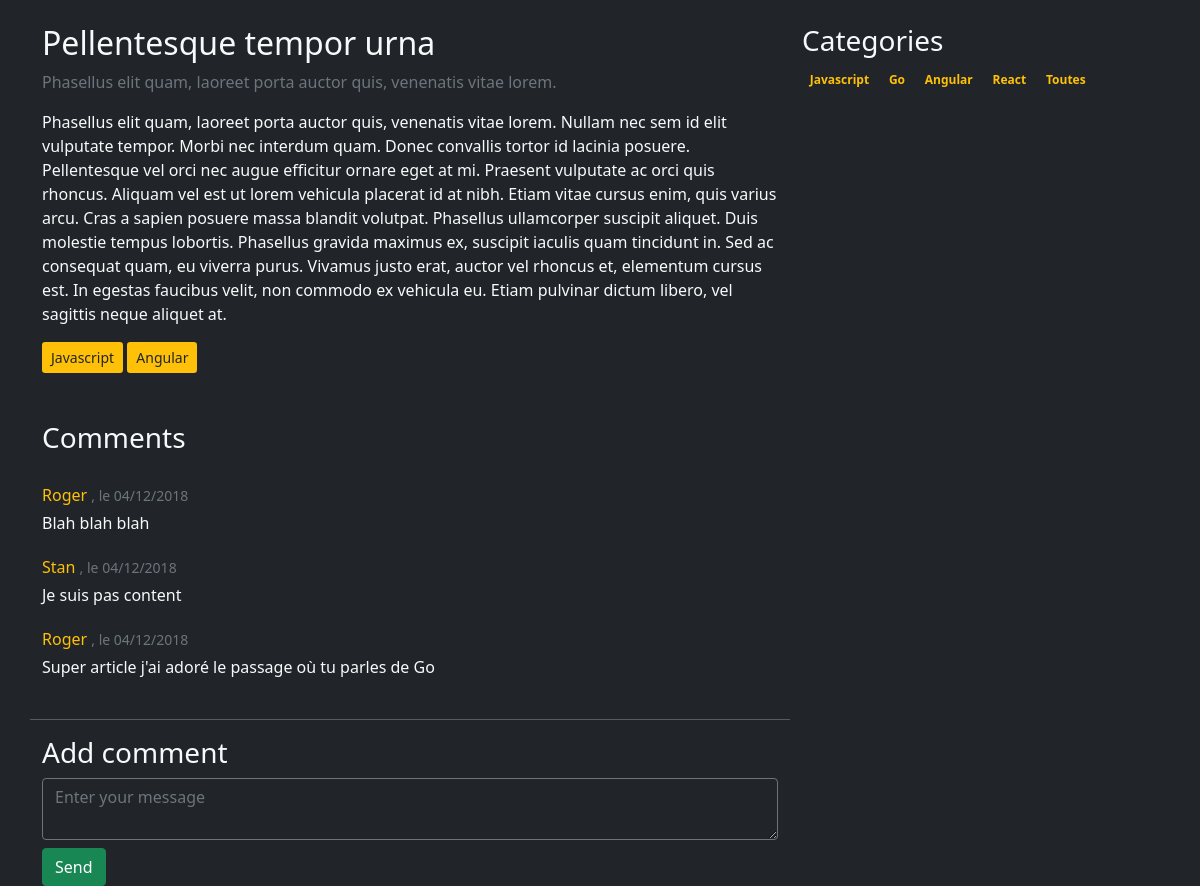
Page /problem/web/article.php?id=2 on the committed database.
### tables this page shows
CREATE TABLE IF NOT EXISTS `article` (
  `article_id` INT UNSIGNED NOT NULL,
  `user_id` INT UNSIGNED NOT NULL,
  `title` VARCHAR(255) NOT NULL,
  `teaser` VARCHAR(255) NOT NULL,
  `content` TEXT NOT NULL,
  `status` TINYINT NOT NULL DEFAULT 1,
  `created_at` DATETIME NOT NULL,
  `updated_at` DATETIME NOT NULL,
  PRIMARY KEY (`article_id`),
  INDEX `fk_article_user_idx` (`user_id` ASC),
  CONSTRAINT `fk_article_user`
    FOREIGN KEY (`user_id`)
    REFERENCES `user` (`user_id`)
    ON DELETE NO ACTION
    ON UPDATE NO ACTION);

CREATE TABLE IF NOT EXISTS `category` (
  `category_id` SMALLINT UNSIGNED NOT NULL AUTO_INCREMENT,
  `name` VARCHAR(100) NOT NULL,
  PRIMARY KEY (`category_id`),
  UNIQUE INDEX `name_UNIQUE` (`name` ASC));

CREATE TABLE IF NOT EXISTS `comment` (
  `comment_id` MEDIUMINT UNSIGNED NOT NULL AUTO_INCREMENT,
  `article_id` INT UNSIGNED NOT NULL,
  `user_id` INT UNSIGNED NOT NULL,
  `content` TEXT NOT NULL,
  `is_activated` TINYINT NOT NULL DEFAULT 1,
  `created_at` DATETIME NOT NULL,
  `updated_at` DATETIME NOT NULL,
  PRIMARY KEY (`comment_id`),
  INDEX `fk_comment_article1_idx` (`article_id` ASC),
  INDEX `fk_comment_user1_idx` (`user_id` ASC),
  CONSTRAINT `fk_comment_article1`
    FOREIGN KEY (`article_id`)
    REFERENCES `article` (`article_id`)
    ON DELETE CASCADE
    ON UPDATE NO ACTION,
  CONSTRAINT `fk_comment_user1`
    FOREIGN KEY (`user_id`)
    REFERENCES `user` (`user_id`)
    ON DELETE NO ACTION
    ON UPDATE NO ACTION);

CREATE TABLE IF NOT EXISTS `user` (
  `user_id` INT UNSIGNED NOT NULL AUTO_INCREMENT,
  `username` VARCHAR(20) NOT NULL,
  `email` VARCHAR(120) NOT NULL,
  `password` VARCHAR(255) NOT NULL,
  `firstname` VARCHAR(80) NOT NULL,
  `lastname` VARCHAR(80) NOT NULL,
  `created_at` DATETIME NOT NULL DEFAULT CURRENT_TIMESTAMP,
  `updated_at` DATETIME NULL DEFAULT NULL ON UPDATE CURRENT_TIMESTAMP,
  PRIMARY KEY (`user_id`),
  UNIQUE INDEX `username_UNIQUE` (`username` ASC),
  UNIQUE INDEX `email_UNIQUE` (`email` ASC));

### problem/web/lib/array.php (called while the page is built)
<?php
function array_aggregate(array $data, array $config)
{
    $result = [];
    $columns = array_fill_keys($config['columns'], null);
    foreach ($data as $row) {
        $item = $row;
        $child = array_intersect_key($row, $columns);
        $child = array_diff($child, $columns);
        if (empty($child)) {
            $children[$row[$config['groupBy']]] = $child;
        } else {
            $children[$row[$config['groupBy']]][] = $child;
        }
        $item = array_diff_key($item, $child, $columns);
        $item[$config['alias']] = $children[$row[$config['groupBy']]];
        $result[$row[$config['groupBy']]] = $item;
    }
    return $result;
}

### problem/web/article.php (the view, shortened to what this page needs)
<?php
try {
    $pdo = new PDO('mysql:host=dbtest;charset=utf8;dbname=blogger', 'root', 'root');
} catch (PDOException $e) {
    echo "Une erreur c'est produite";
    http_response_code(500);
    exit(1);
}
$articleID = isset($_GET['id']) ? (int) $_GET['id'] : null;
$sql = 'SELECT a.article_id, a.title, a.teaser, a.content, a.status, c.category_id, c.name
FROM article AS a
LEFT JOIN article_has_category AS ac
    ON a.article_id = ac.article_id
LEFT JOIN category AS c
    ON ac.category_id = c.category_id
WHERE a.article_id = ' . $articleID . ' AND a.status = 1';
$configAggregate = [
    'columns' => [
        'category_id',
        'name',
    ],
    'alias' => 'categories',
    'groupBy' => 'article_id',
];
require './lib/array.php';
$data = $pdo->query($sql)->fetchAll(PDO::FETCH_ASSOC);
$article = array_aggregate($data, $configAggregate);
$sql = 'SELECT c.comment_id, c.content, c.created_at, c.updated_at, c.user_id, u.username
        FROM comment AS c
        JOIN user AS u
            ON c.user_id = u.user_id
        WHERE c.is_activated = 1 AND c.article_id = ' . $articleID;
$comments = $pdo->query($sql)->fetchAll(PDO::FETCH_ASSOC);
?>
<!DOCTYPE html>
<html lang="fr">
<head>
    <link href="https://cdn.jsdelivr.net/npm/bootstrap@5.1.3/dist/css/bootstrap.min.css" rel="stylesheet">
</head>
<body class="bg-dark text-light">
    <main class="container mt-4">
        <div class="row">
            <div class="col-md-8">
                <div class="row">
                    <?php foreach ($article as $row) : ?>
                        <article class="mb-5">
                            <h2><?= $row['title']; ?></h2>
                            <p class="text-secondary"><?= $row['teaser']; ?></p>
                            <p><?= $row['content'] ?></p>
                            <div>
                                <?php foreach ($row['categories'] as $cat) : ?>
                                    <a href="articles.php?category=<?= $cat['category_id'] ?>" class="btn btn-sm bg-warning text-dark">
                                        <span><?= $cat['name']; ?></span>
                                    </a>
                                <?php endforeach; ?>
                            </div>
                        </article>
                    <?php endforeach; ?>
                </div>
                <div class="row">
                    <h3 class="mb-4">Comments</h3>
                    <?php if (count($comments) > 0) : ?>
                        <?php foreach ($comments as $comment) : ?>
                            <div class="pt-1 pb-1">
                                <span class="text-warning"><?= ucfirst($comment['username']) ?></span>
                                <small class="text-muted">, le <?= (new Datetime($comment['created_at']))->format('d/m/Y') ?></small>
                            </div>
                            <div class="mb-3"><?= $comment['content'] ?></div>
                        <?php endforeach; ?>
                    <?php else : ?>
                        <p class="mb-4">Devenez le premier à commenter cet article !</p>
                    <?php endif; ?>
                </div>
                <div class="row mt-4">
                    <hr>
                    <h3>Add comment</h3>
                    <form method="POST">
                        <div class="form-group">
                            <textarea class="form-control bg-dark text-light border border-secondary" placeholder="Enter your message"></textarea>
                        </div>
                        <div class="form-group mt-2">
                            <button type="submit" class="btn btn-success">Send</button>
                        </div>
                    </form>
                </div>
            </div>
            <?php
            $sql = 'SELECT a.status, c.category_id, c.name
                    FROM category AS c
                    JOIN article_has_category AS ac
                        ON c.category_id = ac.category_id
                    JOIN article AS a
                        ON ac.article_id = a.article_id
                    WHERE a.status = 1';
            ?>
            <div class="col-md-4">
                <h3>Categories</h3>
                <div>
                    <?php foreach ($pdo->query($sql) as $row) : ?>
                        <a href="articles.php?category=<?= $row['category_id'] ?>"><span class="badge bg-dark text-warning"><?= $row['name']; ?></span></a>
                    <?php endforeach; ?>
                    <a href="articles.php">
                        <span class="badge bg-dark text-warning">Toutes</span>
                    </a>
                </div>
            </div>
        </div>
    </main>
</body>
</html>

### rows in the picture
article: category.name "Javascript", category.name "Angular"
comment: user.username "Roger", created_at "04/12/2018", content "Blah blah blah"
comment: user.username "Stan", created_at "04/12/2018", content "Je suis pas content"
comment: user.username "Roger", created_at "04/12/2018", content "Super article j'ai adoré le passage où tu parles de Go"

### other values in the picture
$row['title'] "Pellentesque tempor urna"
$row['teaser'] "Phasellus elit quam, laoreet porta auctor quis, venenatis vitae lorem."
$row['name'] "Javascript"
$row['name'] "Go"
$row['name'] "Angular"
$row['name'] "React"
